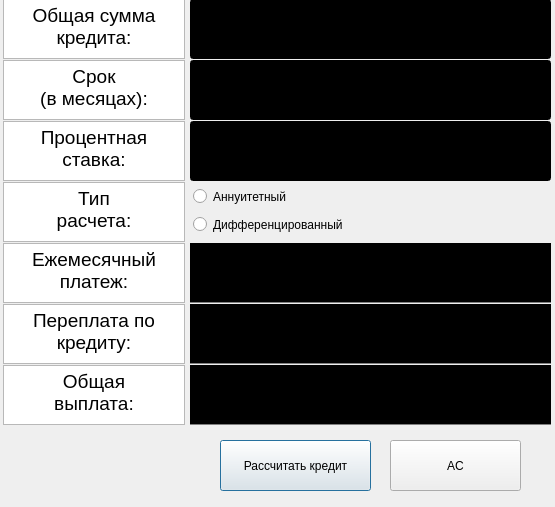
<?xml version="1.0" encoding="UTF-8"?>
<ui version="4.0">
 <class>Credit</class>
 <widget class="QDialog" name="Credit">
  <property name="geometry">
   <rect>
    <x>0</x>
    <y>0</y>
    <width>555</width>
    <height>507</height>
   </rect>
  </property>
  <property name="windowTitle">
   <string>Dialog</string>
  </property>
  <widget class="QTextBrowser" name="credit_payment">
   <property name="geometry">
    <rect>
     <x>3</x>
     <y>243</y>
     <width>182</width>
     <height>60</height>
    </rect>
   </property>
   <property name="html">
    <string>&lt;!DOCTYPE HTML PUBLIC &quot;-//W3C//DTD HTML 4.0//EN&quot; &quot;http://www.w3.org/TR/REC-html40/strict.dtd&quot;&gt;
&lt;html&gt;&lt;head&gt;&lt;meta name=&quot;qrichtext&quot; content=&quot;1&quot; /&gt;&lt;style type=&quot;text/css&quot;&gt;
p, li { white-space: pre-wrap; }
&lt;/style&gt;&lt;/head&gt;&lt;body style=&quot; font-family:'Ubuntu'; font-size:11pt; font-weight:400; font-style:normal;&quot;&gt;
&lt;p align=&quot;center&quot; style=&quot; margin-top:0px; margin-bottom:0px; margin-left:0px; margin-right:0px; -qt-block-indent:0; text-indent:0px;&quot;&gt;&lt;span style=&quot; font-size:14pt;&quot;&gt;Ежемесячный платеж:&lt;/span&gt;&lt;/p&gt;&lt;/body&gt;&lt;/html&gt;</string>
   </property>
  </widget>
  <widget class="QRadioButton" name="radioButton">
   <property name="geometry">
    <rect>
     <x>193</x>
     <y>185</y>
     <width>200</width>
     <height>23</height>
    </rect>
   </property>
   <property name="text">
    <string>Аннуитетный</string>
   </property>
  </widget>
  <widget class="QTextBrowser" name="credit_lend">
   <property name="geometry">
    <rect>
     <x>3</x>
     <y>60</y>
     <width>182</width>
     <height>60</height>
    </rect>
   </property>
   <property name="html">
    <string>&lt;!DOCTYPE HTML PUBLIC &quot;-//W3C//DTD HTML 4.0//EN&quot; &quot;http://www.w3.org/TR/REC-html40/strict.dtd&quot;&gt;
&lt;html&gt;&lt;head&gt;&lt;meta name=&quot;qrichtext&quot; content=&quot;1&quot; /&gt;&lt;style type=&quot;text/css&quot;&gt;
p, li { white-space: pre-wrap; }
&lt;/style&gt;&lt;/head&gt;&lt;body style=&quot; font-family:'Ubuntu'; font-size:11pt; font-weight:400; font-style:normal;&quot;&gt;
&lt;p align=&quot;center&quot; style=&quot; margin-top:0px; margin-bottom:0px; margin-left:0px; margin-right:0px; -qt-block-indent:0; text-indent:0px;&quot;&gt;&lt;span style=&quot; font-size:14pt;&quot;&gt;Срок&lt;br /&gt;(в месяцах):&lt;/span&gt;&lt;/p&gt;&lt;/body&gt;&lt;/html&gt;</string>
   </property>
  </widget>
  <widget class="QRadioButton" name="radioButton_2">
   <property name="geometry">
    <rect>
     <x>193</x>
     <y>213</y>
     <width>200</width>
     <height>23</height>
    </rect>
   </property>
   <property name="text">
    <string>Дифференцированный</string>
   </property>
  </widget>
  <widget class="QLabel" name="credit_payment_show">
   <property name="geometry">
    <rect>
     <x>190</x>
     <y>243</y>
     <width>361</width>
     <height>60</height>
    </rect>
   </property>
   <property name="font">
    <font>
     <pointsize>20</pointsize>
    </font>
   </property>
   <property name="layoutDirection">
    <enum>Qt::LeftToRight</enum>
   </property>
   <property name="styleSheet">
    <string notr="true">QLabel {
text-align: end;
        border-bottom: 1px solid gray;
        background-color: black;
color: rgb(255, 255, 255)
}</string>
   </property>
   <property name="text">
    <string/>
   </property>
   <property name="alignment">
    <set>Qt::AlignRight|Qt::AlignTrailing|Qt::AlignVCenter</set>
   </property>
  </widget>
  <widget class="QLineEdit" name="credit_sum">
   <property name="geometry">
    <rect>
     <x>190</x>
     <y>-1</y>
     <width>361</width>
     <height>60</height>
    </rect>
   </property>
   <property name="styleSheet">
    <string notr="true">QLineEdit {
text-align: end;
        border-bottom: 1px solid gray;
        background-color: black;
color: rgb(255, 255, 255)
}</string>
   </property>
  </widget>
  <widget class="QTextBrowser" name="credit_rate">
   <property name="geometry">
    <rect>
     <x>3</x>
     <y>121</y>
     <width>182</width>
     <height>60</height>
    </rect>
   </property>
   <property name="html">
    <string>&lt;!DOCTYPE HTML PUBLIC &quot;-//W3C//DTD HTML 4.0//EN&quot; &quot;http://www.w3.org/TR/REC-html40/strict.dtd&quot;&gt;
&lt;html&gt;&lt;head&gt;&lt;meta name=&quot;qrichtext&quot; content=&quot;1&quot; /&gt;&lt;style type=&quot;text/css&quot;&gt;
p, li { white-space: pre-wrap; }
&lt;/style&gt;&lt;/head&gt;&lt;body style=&quot; font-family:'Ubuntu'; font-size:11pt; font-weight:400; font-style:normal;&quot;&gt;
&lt;p align=&quot;center&quot; style=&quot; margin-top:0px; margin-bottom:0px; margin-left:0px; margin-right:0px; -qt-block-indent:0; text-indent:0px;&quot;&gt;&lt;span style=&quot; font-size:14pt;&quot;&gt;Процентная ставка:&lt;/span&gt;&lt;/p&gt;&lt;/body&gt;&lt;/html&gt;</string>
   </property>
  </widget>
  <widget class="QTextBrowser" name="credit_total_pay">
   <property name="geometry">
    <rect>
     <x>3</x>
     <y>365</y>
     <width>182</width>
     <height>60</height>
    </rect>
   </property>
   <property name="html">
    <string>&lt;!DOCTYPE HTML PUBLIC &quot;-//W3C//DTD HTML 4.0//EN&quot; &quot;http://www.w3.org/TR/REC-html40/strict.dtd&quot;&gt;
&lt;html&gt;&lt;head&gt;&lt;meta name=&quot;qrichtext&quot; content=&quot;1&quot; /&gt;&lt;style type=&quot;text/css&quot;&gt;
p, li { white-space: pre-wrap; }
&lt;/style&gt;&lt;/head&gt;&lt;body style=&quot; font-family:'Ubuntu'; font-size:11pt; font-weight:400; font-style:normal;&quot;&gt;
&lt;p align=&quot;center&quot; style=&quot; margin-top:0px; margin-bottom:0px; margin-left:0px; margin-right:0px; -qt-block-indent:0; text-indent:0px;&quot;&gt;&lt;span style=&quot; font-size:14pt;&quot;&gt;Общая &lt;br /&gt;выплата:&lt;/span&gt;&lt;/p&gt;&lt;/body&gt;&lt;/html&gt;</string>
   </property>
  </widget>
  <widget class="QLabel" name="credit_total_pay_show">
   <property name="geometry">
    <rect>
     <x>190</x>
     <y>365</y>
     <width>361</width>
     <height>60</height>
    </rect>
   </property>
   <property name="font">
    <font>
     <pointsize>20</pointsize>
    </font>
   </property>
   <property name="layoutDirection">
    <enum>Qt::LeftToRight</enum>
   </property>
   <property name="styleSheet">
    <string notr="true">QLabel {
text-align: end;
        border-bottom: 1px solid gray;
        background-color: black;
color: rgb(255, 255, 255)
}</string>
   </property>
   <property name="text">
    <string/>
   </property>
   <property name="alignment">
    <set>Qt::AlignRight|Qt::AlignTrailing|Qt::AlignVCenter</set>
   </property>
  </widget>
  <widget class="QTextBrowser" name="credit_overpay">
   <property name="geometry">
    <rect>
     <x>3</x>
     <y>304</y>
     <width>182</width>
     <height>60</height>
    </rect>
   </property>
   <property name="html">
    <string>&lt;!DOCTYPE HTML PUBLIC &quot;-//W3C//DTD HTML 4.0//EN&quot; &quot;http://www.w3.org/TR/REC-html40/strict.dtd&quot;&gt;
&lt;html&gt;&lt;head&gt;&lt;meta name=&quot;qrichtext&quot; content=&quot;1&quot; /&gt;&lt;style type=&quot;text/css&quot;&gt;
p, li { white-space: pre-wrap; }
&lt;/style&gt;&lt;/head&gt;&lt;body style=&quot; font-family:'Ubuntu'; font-size:11pt; font-weight:400; font-style:normal;&quot;&gt;
&lt;p align=&quot;center&quot; style=&quot; margin-top:0px; margin-bottom:0px; margin-left:0px; margin-right:0px; -qt-block-indent:0; text-indent:0px;&quot;&gt;&lt;span style=&quot; font-size:14pt;&quot;&gt;Переплата по кредиту:&lt;/span&gt;&lt;/p&gt;&lt;/body&gt;&lt;/html&gt;</string>
   </property>
  </widget>
  <widget class="QTextBrowser" name="text_summa_cred">
   <property name="geometry">
    <rect>
     <x>3</x>
     <y>-1</y>
     <width>182</width>
     <height>60</height>
    </rect>
   </property>
   <property name="html">
    <string>&lt;!DOCTYPE HTML PUBLIC &quot;-//W3C//DTD HTML 4.0//EN&quot; &quot;http://www.w3.org/TR/REC-html40/strict.dtd&quot;&gt;
&lt;html&gt;&lt;head&gt;&lt;meta name=&quot;qrichtext&quot; content=&quot;1&quot; /&gt;&lt;style type=&quot;text/css&quot;&gt;
p, li { white-space: pre-wrap; }
&lt;/style&gt;&lt;/head&gt;&lt;body style=&quot; font-family:'Ubuntu'; font-size:11pt; font-weight:400; font-style:normal;&quot;&gt;
&lt;p align=&quot;center&quot; style=&quot; margin-top:0px; margin-bottom:0px; margin-left:0px; margin-right:0px; -qt-block-indent:0; text-indent:0px;&quot;&gt;&lt;span style=&quot; font-size:14pt;&quot;&gt;Общая сумма кредита:&lt;/span&gt;&lt;/p&gt;&lt;/body&gt;&lt;/html&gt;</string>
   </property>
  </widget>
  <widget class="QTextBrowser" name="credit_type">
   <property name="geometry">
    <rect>
     <x>3</x>
     <y>182</y>
     <width>182</width>
     <height>60</height>
    </rect>
   </property>
   <property name="html">
    <string>&lt;!DOCTYPE HTML PUBLIC &quot;-//W3C//DTD HTML 4.0//EN&quot; &quot;http://www.w3.org/TR/REC-html40/strict.dtd&quot;&gt;
&lt;html&gt;&lt;head&gt;&lt;meta name=&quot;qrichtext&quot; content=&quot;1&quot; /&gt;&lt;style type=&quot;text/css&quot;&gt;
p, li { white-space: pre-wrap; }
&lt;/style&gt;&lt;/head&gt;&lt;body style=&quot; font-family:'Ubuntu'; font-size:11pt; font-weight:400; font-style:normal;&quot;&gt;
&lt;p align=&quot;center&quot; style=&quot; margin-top:0px; margin-bottom:0px; margin-left:0px; margin-right:0px; -qt-block-indent:0; text-indent:0px;&quot;&gt;&lt;span style=&quot; font-size:14pt;&quot;&gt;Тип&lt;br /&gt;расчета:&lt;/span&gt;&lt;/p&gt;&lt;/body&gt;&lt;/html&gt;</string>
   </property>
  </widget>
  <widget class="QLabel" name="credit_overpay_show">
   <property name="geometry">
    <rect>
     <x>190</x>
     <y>304</y>
     <width>361</width>
     <height>60</height>
    </rect>
   </property>
   <property name="font">
    <font>
     <pointsize>20</pointsize>
    </font>
   </property>
   <property name="layoutDirection">
    <enum>Qt::LeftToRight</enum>
   </property>
   <property name="styleSheet">
    <string notr="true">QLabel {
text-align: end;
        border-bottom: 1px solid gray;
        background-color: black;
color: rgb(255, 255, 255)
}</string>
   </property>
   <property name="text">
    <string/>
   </property>
   <property name="alignment">
    <set>Qt::AlignRight|Qt::AlignTrailing|Qt::AlignVCenter</set>
   </property>
  </widget>
  <widget class="QPushButton" name="sum">
   <property name="geometry">
    <rect>
     <x>220</x>
     <y>440</y>
     <width>151</width>
     <height>51</height>
    </rect>
   </property>
   <property name="text">
    <string>Рассчитать кредит</string>
   </property>
  </widget>
  <widget class="QPushButton" name="clear">
   <property name="geometry">
    <rect>
     <x>390</x>
     <y>440</y>
     <width>131</width>
     <height>51</height>
    </rect>
   </property>
   <property name="text">
    <string>AC</string>
   </property>
  </widget>
  <widget class="QLineEdit" name="credit_tern_show">
   <property name="geometry">
    <rect>
     <x>190</x>
     <y>60</y>
     <width>361</width>
     <height>60</height>
    </rect>
   </property>
   <property name="styleSheet">
    <string notr="true">QLineEdit {
text-align: end;
        border-bottom: 1px solid gray;
        background-color: black;
color: rgb(255, 255, 255)
}</string>
   </property>
  </widget>
  <widget class="QLineEdit" name="credit_rate_show">
   <property name="geometry">
    <rect>
     <x>190</x>
     <y>121</y>
     <width>361</width>
     <height>60</height>
    </rect>
   </property>
   <property name="styleSheet">
    <string notr="true">QLineEdit {
text-align: end;
        border-bottom: 1px solid gray;
        background-color: black;
color: rgb(255, 255, 255)
}</string>
   </property>
  </widget>
 </widget>
 <resources/>
 <connections/>
</ui>
